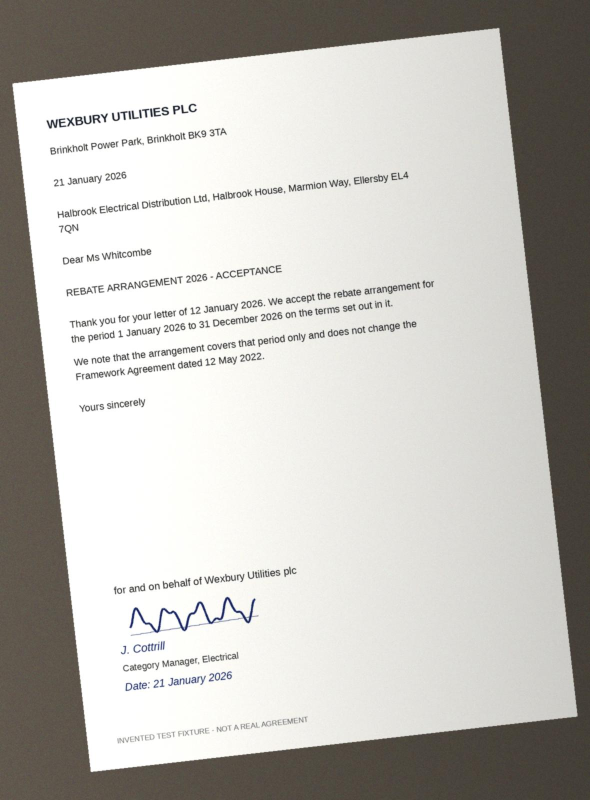
#> input picture eval/messy/pile/Customers/Wexbury/IMG_2291.jpg, 1180 x 1600 px (shown at 1/2 size)
$ python -i _helpers.py   (imports and definitions only)
#> lines starting #> are read from the running program, lines starting #| are printed output that depends on the picture; after the words box and inside, x2 and y2 are one past the last pixel; in counts of white or black regions, pixels touching at a corner belong together
#> further down, picture is the input picture: PIL image 1180x1600 RGB; mean R, G, B 191.4, 189.1, 184.2
#!/usr/bin/env python3
"""Rendering helpers for the messy invented pile.

Everything produced here is fictional. Build-only dependencies: reportlab, Pillow,
openpyxl, numpy. Output is deterministic: fixed seeds, fixed zip timestamps,
reportlab invariant mode.
"""
from __future__ import annotations

import io
import math
import random
import textwrap
from pathlib import Path
from xml.sax.saxutils import escape
from zipfile import ZipFile, ZipInfo, ZIP_DEFLATED

import numpy as np
from PIL import Image, ImageDraw, ImageFilter, ImageFont
from reportlab.pdfgen import canvas
from reportlab.lib.utils import ImageReader

DISCLAIMER = "INVENTED TEST FIXTURE - NOT A REAL AGREEMENT"
FIXED_ZIP_DATE = (2026, 9, 1, 9, 0, 0)
PAGE_W, PAGE_H = 595, 842
SCAN_W, SCAN_H = 1240, 1754

FONT_DIR = Path("/usr/share/fonts/truetype/liberation")


# [96 lines left out: functions font, scrawl, scan_page, add_noise, add_fax_header, add_coffee_ring, not called in this run]


def photograph(image, angle=6.5, seed=11):
    """A phone photo of a sheet of paper on a desk, taken slightly off square."""
#> called with angle = 6.5, seed = 11
    page = image.resize((980, 1386), Image.Resampling.LANCZOS)
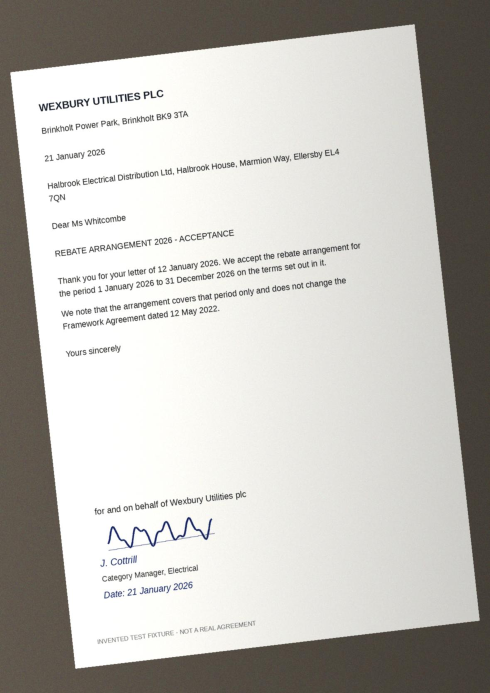
#> page: PIL image 980x1386 RGB (shown at 1/2 size); mean R, G, B 191.4, 189.1, 184.2
    page = page.rotate(angle, resample=Image.Resampling.BICUBIC, expand=True,
                       fillcolor=(0, 0, 0))
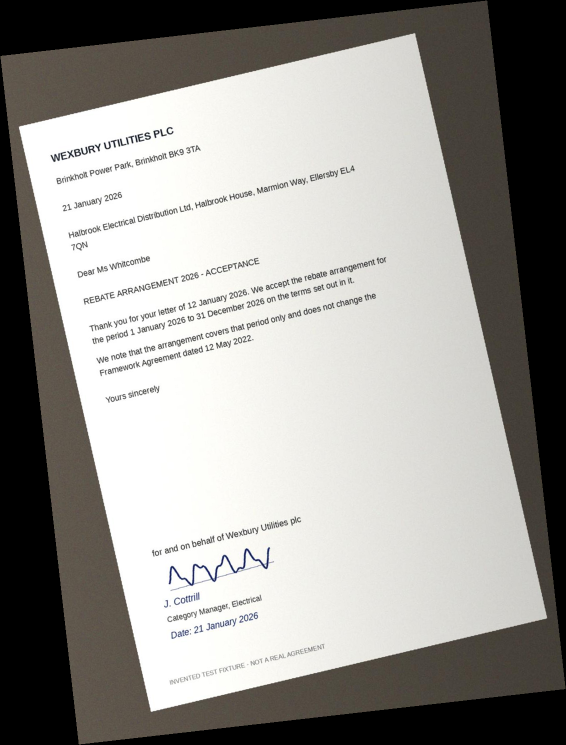
#> page: PIL image 1132x1490 RGB (shown at 1/2 size); mean R, G, B 153.8, 151.9, 148
    canvas_img = Image.new("RGB", (1180, 1600), (86, 79, 70))
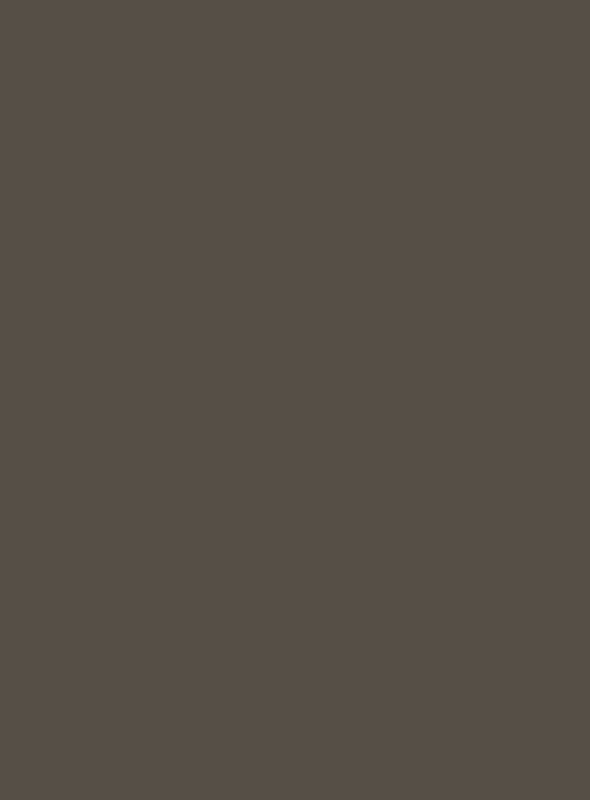
#> canvas_img: PIL image 1180x1600 RGB (shown at 1/2 size); mean R, G, B 86, 79, 70
    rng = np.random.default_rng(seed)
    desk = np.asarray(canvas_img).astype(np.float32)
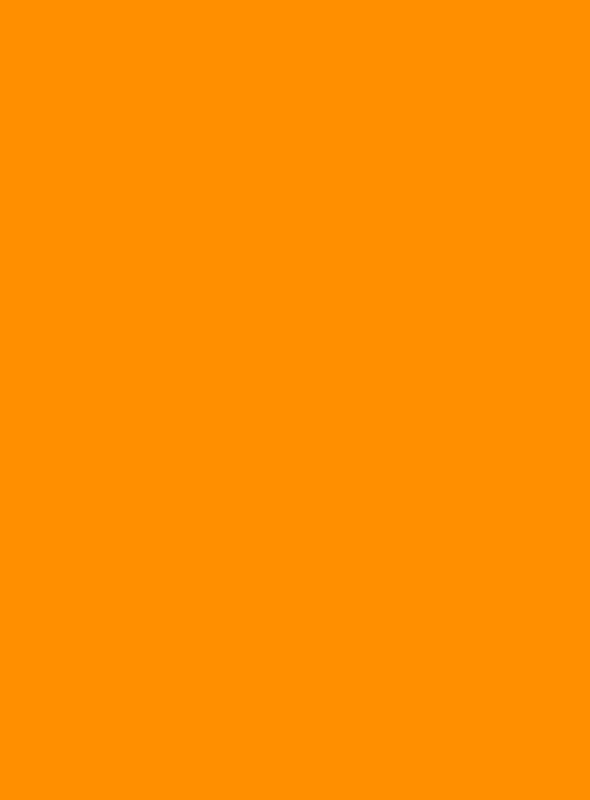
#> desk: shape (1600, 1180, 3) float32 (shown at 1/2 size); mean R, G, B 86.1, 79.9, 71.4; drawn with min black and max white
    desk += rng.normal(0, 6, desk.shape)
    canvas_img = Image.fromarray(np.clip(desk, 0, 255).astype(np.uint8))
    ox = (1180 - page.width) // 2
#> ox = 24
    oy = (1600 - page.height) // 2
#> oy = 55
    mask = Image.new("L", page.size, 0)
#> mask: PIL image 1132x1490 L; every value is 0
    solid = Image.new("L", image.size, 255).resize((980, 1386)).rotate(
        angle, resample=Image.Resampling.BICUBIC, expand=True, fillcolor=0)
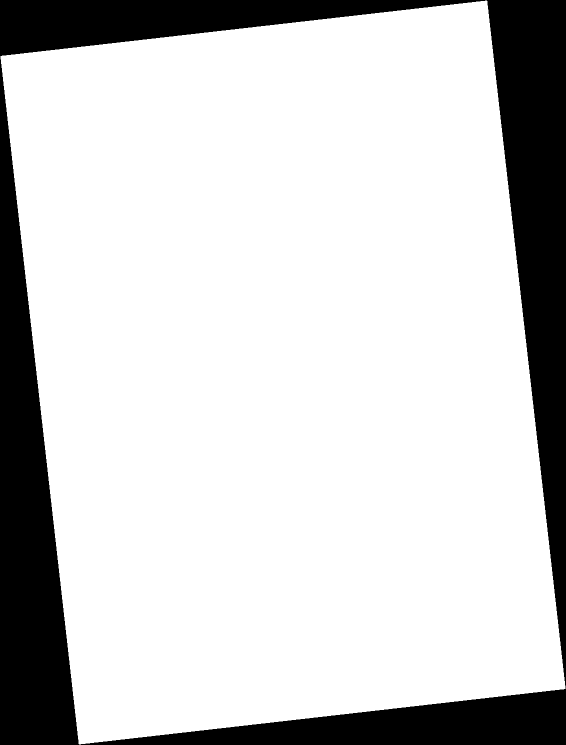
#> solid: PIL image 1132x1490 L (shown at 1/2 size); 80.5% white; 1 black region, box (x1, y1, x2, y2) and area: (0, 0, 1132, 1490) 328400
    mask.paste(solid, (0, 0))
    canvas_img.paste(page, (ox, oy), mask)
    # uneven lighting from one side, then camera softness and grain
    arr = np.asarray(canvas_img).astype(np.float32)
    gradient = np.linspace(1.13, 0.80, arr.shape[1])[None, :, None]
    arr = arr * gradient
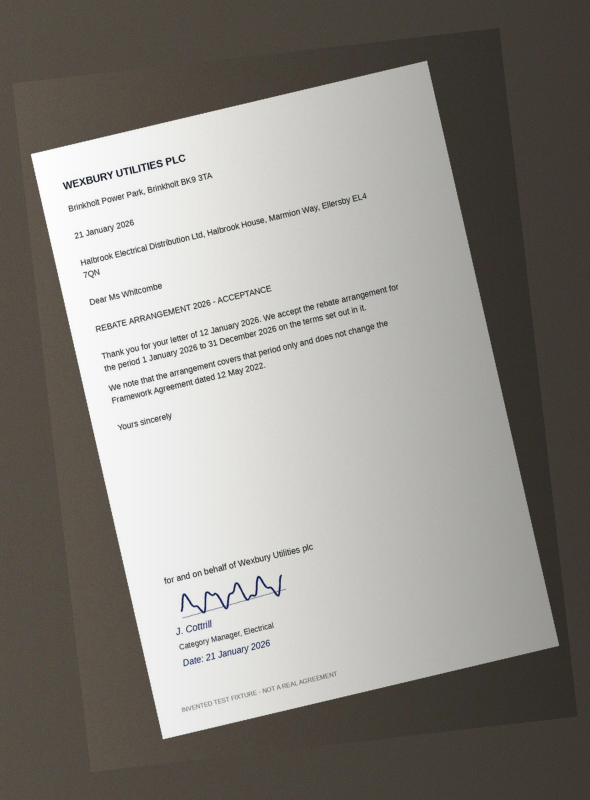
#> arr: shape (1600, 1180, 3) float64 (shown at 1/2 size); mean R, G, B 156.4, 152.8, 147; drawn with min black and max white
    arr += rng.normal(0, 4.5, arr.shape)
    out = Image.fromarray(np.clip(arr, 0, 255).astype(np.uint8))
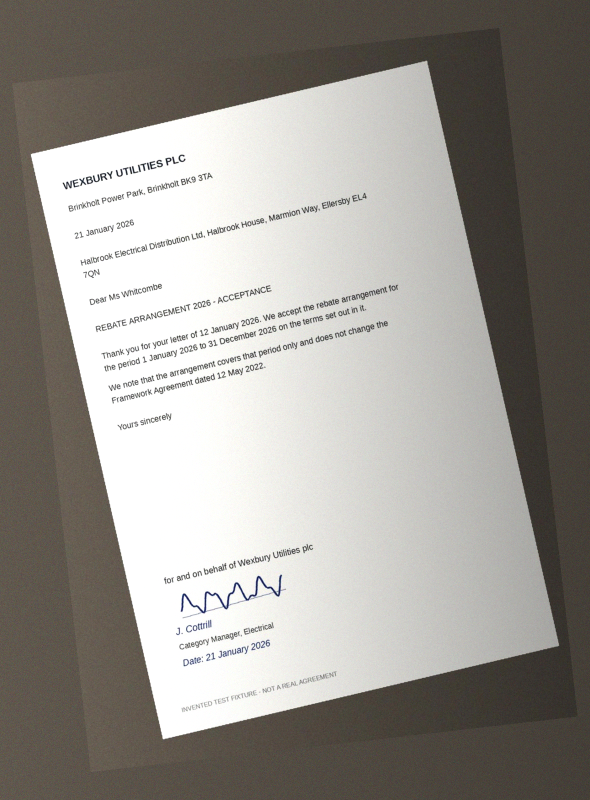
#> out: PIL image 1180x1600 RGB (shown at 1/2 size); mean R, G, B 154.3, 150.8, 145.1
    return out.filter(ImageFilter.GaussianBlur(0.7))


# ---------------------------------------------------------------- native PDFs

STYLES = {
    "plain": {"body": "Helvetica", "head": "Helvetica-Bold", "italic": "Helvetica-Oblique",
              "size": 9.6, "lead": 14.2, "wrap": 100},
    "legal": {"body": "Times-Roman", "head": "Times-Bold", "italic": "Times-Italic",
              "size": 10.4, "lead": 15.0, "wrap": 96},
    "letter": {"body": "Helvetica", "head": "Helvetica-Bold", "italic": "Helvetica-Oblique",
               "size": 10.2, "lead": 15.4, "wrap": 92},
    "typed": {"body": "Courier", "head": "Courier-Bold", "italic": "Courier-Oblique",
              "size": 9.2, "lead": 14.0, "wrap": 88},
}


# [89 lines left out: function native_pdf, not called in this run]


# ---------------------------------------------------------------------- DOCX

W_NS = "http://schemas.openxmlformats.org/wordprocessingml/2006/main"


# [124 lines left out: functions docx, xlsx, not called in this run]

>>> from PIL import Image
>>> picture = Image.open('pile/Customers/Wexbury/IMG_2291.jpg')
>>> result = photograph(picture)
